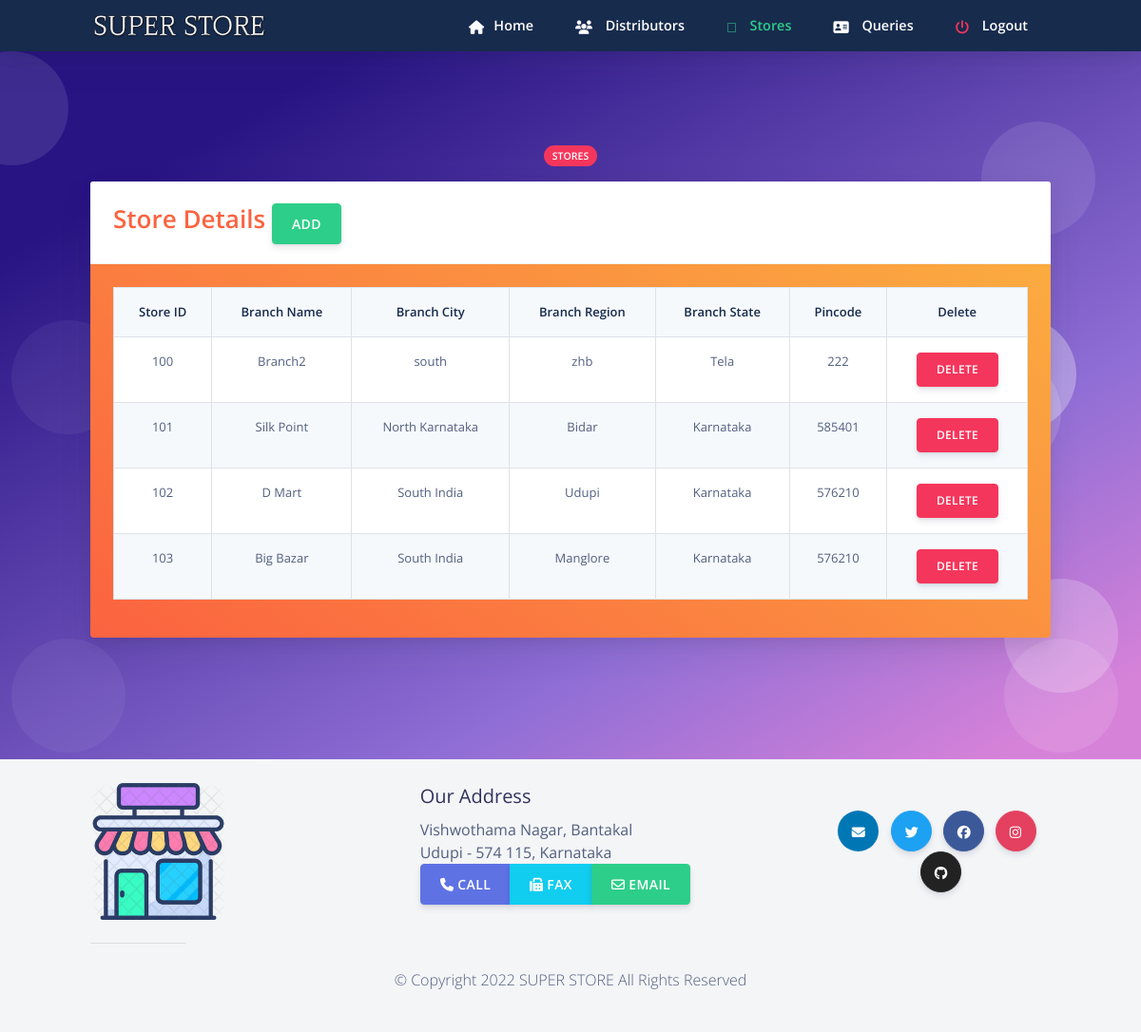
The page /admin/stored.php (signed in) on the database as committed earlier.
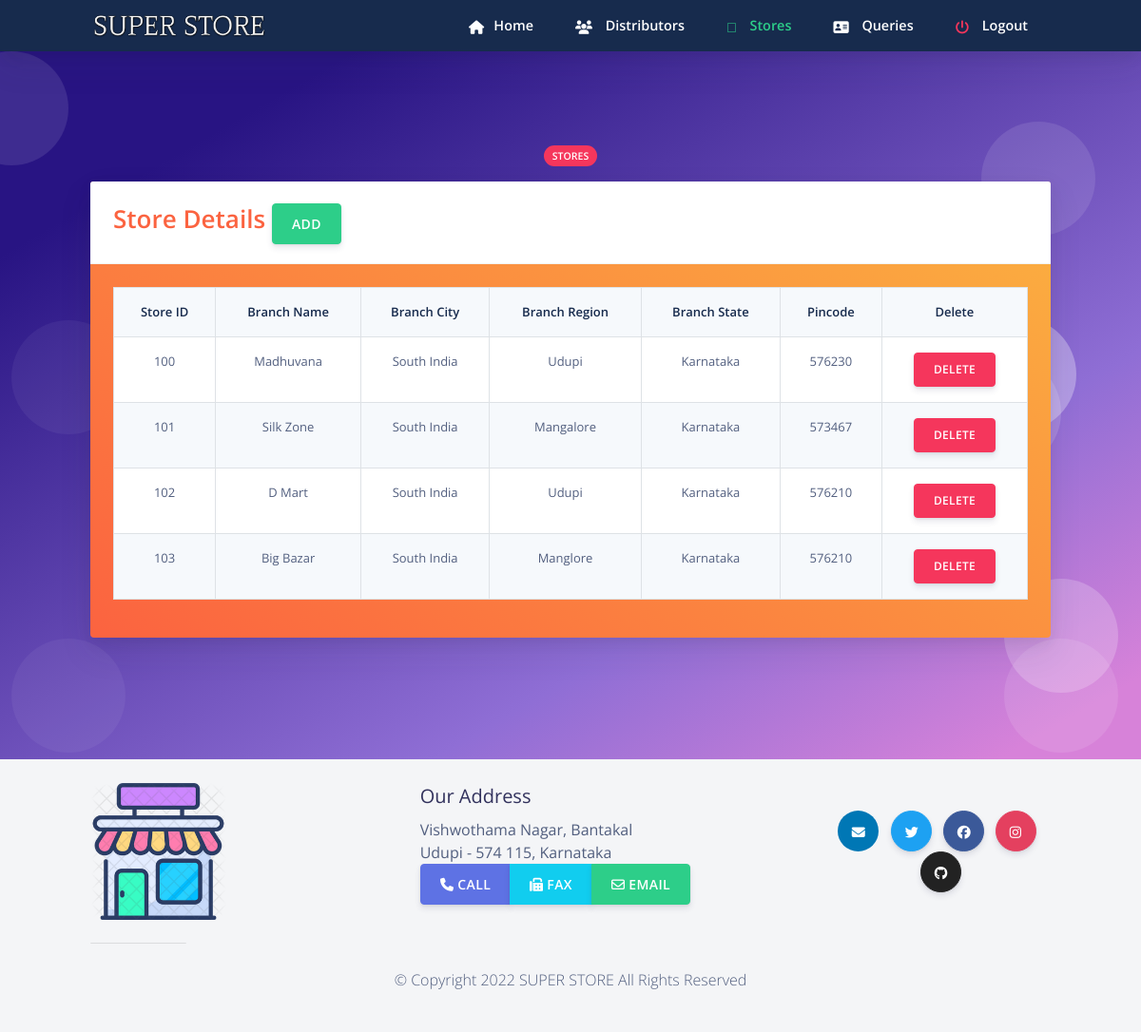
The same page on the database as committed later.
### tables this page shows
CREATE TABLE `store` (
  `SID` int(11) NOT NULL,
  `SPASS` varchar(20) NOT NULL DEFAULT 'admin',
  `SBRANCHNAME` varchar(20) NOT NULL,
  `SCITY` varchar(20) NOT NULL,
  `SREGION` varchar(20) NOT NULL,
  `SSTATE` varchar(20) NOT NULL,
  `SPCODE` int(11) NOT NULL
);

### admin/stored.php (the view, shortened to what this page needs)
<?php
include('session1.php');
?>
<!DOCTYPE html>
<html>
<head>
	<link rel="stylesheet" href="https://stackpath.bootstrapcdn.com/bootstrap/4.3.1/css/bootstrap.min.css"
>
	<link rel="stylesheet" href="https://pro.fontawesome.com/releases/v5.10.0/css/all.css"
/>
	<link rel="stylesheet" href=" https://cdnjs.cloudflare.com/ajax/libs/bootstrap-social/5.1.1/bootstrap-social.min.css "/>
  <link href="https://use.fontawesome.com/releases/v5.0.6/css/all.css" rel="stylesheet">
  <link href="../assets/css/nucleo-icons.css" rel="stylesheet" />
  <link href="../assets/css/nucleo-svg.css" rel="stylesheet" />
  <link rel="stylesheet" href="../assets/css/creativetim.min.css" type="text/css">
</head>
  <body class="bg-white" id="top">
    <nav
      id="navbar-main"
      class="
        navbar navbar-main navbar-expand-lg
        bg-default
        navbar-light
        position-sticky
        top-0
        shadow
        py-0
      "
    >
      <div class="container">
        <ul class="navbar-nav navbar-nav-hover align-items-lg-center">
          <li class="nav-item dropdown">
            <a href="../index.php" class="navbar-brand mr-lg-5 text-white">
                               <img src="../assets/img/nav.png" />
            </a>
          </li>
        </ul>
        <div class="navbar-collapse collapse bg-default" id="navbar_global">
          <ul class="navbar-nav align-items-lg-center ml-auto">
		  	 <li class="nav-item">
              <a href="dhome.php" class="nav-link">
                <span class="text-white nav-link-inner--text font-weight-bold"
                  ><i class="text-white fas fa-home"></i>Home </span
                >
              </a>
            </li>
			 <li class="nav-item">
              <a href="distd.php" class="nav-link">
                <span class="text-white nav-link-inner--text font-weight-bold"
                  ><i class="text-white fas fa-users"></i> Distributors</span
                >
              </a>
            </li>
			<li class="nav-item">
              <a href="stored.php" class="nav-link">
                <span class="text-success nav-link-inner--text font-weight-bold"
                  ><i class="text-success fad fa-store-alt"></i> Stores</span
                >
              </a>
            </li>
			<li class="nav-item">
              <a href="viewmsg.php" class="nav-link">
                <span class="text-white nav-link-inner--text font-weight-bold"
                  ><i class="text-white fas fa-address-card"></i> Queries</span
                >
              </a>
            </li>
		   <li class="nav-item">
              <a href="logout1.php" class="nav-link">
                <span class="text-white nav-link-inner--text font-weight-bold"
                  ><i class="text-danger fas fa-power-off"></i> Logout</span
                >
              </a>
            </li>
          </ul>
        </div>
      </div>
    </nav>
  <section class="section section-shaped section-lg">
    <div class="shape shape-style-1 shape-primary">
      <span></span>
      <span></span>
      <span></span>
      <span></span>
      <span></span>
      <span></span>
      <span></span>
      <span></span>
      <span></span>
      <span></span>
    </div>
<div class="container ">
    	 <div class="row">
          <div class="col-md-8 mx-auto text-center">
            <span class="badge badge-danger badge-pill mb-3">Stores</span>
          </div>
        </div>
          <div class="row row-content">
            <div class="col-md-12 mb-3">
				<div class="card text-white bg-gradient-warning mb-3">
				  <div class="card-header">
				  <span class=" text-warning display-4" > Store Details  </span>
					 <button class=" btn btn-success pull-right" data-toggle="modal" data-target="#store">
                        ADD
                      </button>
				  </div>
				  <div class="card-body text-white">
				    <table class="table table-striped table-hover table-bordered bg-gradient-white text-center">
						<tr class="font-weight-bold text-default">
						  <th>Store ID</th>
						  <th>Branch Name</th>
						  <th>Branch City</th>
						  <th>Branch Region</th>
						  <th>Branch State</th>
						  <th>Pincode</th>
						  <th>Delete</th>
						</tr>
						<?php
					  $order59 ="call storedetails";
					  $food9 = mysqli_query($conn, $order59);
					  while($res = mysqli_fetch_assoc($food9))
					  {
						  $bname=$res['SBRANCHNAME'];
							$id=$res['SID'];
							$region=$res['SREGION'];
							$city=$res['SCITY'];
							$state=$res['SSTATE'];
							$pcode=$res['SPCODE'];
				 ?>
				<tr>
				<td><?php echo $id ?></td>
				  <td><?php echo $bname ?></td>
				  <td><?php echo $region ?></td>
				  <td><?php echo $city ?></td>
				  <td><?php echo $state ?></td>
				  <td><?php echo $pcode ?></td>
	<td data-label="delete"> <button class="btn btn-sm btn-danger" > <a href="deletestore.php?sid=<?php echo $id ?>" class="nav-link text-white"  data-toggle="tooltip">Delete</a> </button> </td>
					</tr>
			<?php
			}
				?>
				  </table>
				  </div>
				</div>
            </div>
          </div>
        </div>
</section>
    <?php require("footer.php");?>
</body>
</html>

### admin/footer.php (shortened to what this page needs)
<footer class="footer">
       <div class="container">
                   <div class="row">
               <div class="col-4 col-md-2   align-self-center">
                   <img class="align-text-center img-fluid"  src="../assets/img/logo.png" />
               </div>
               <div class="offset-sm-2 col-5 ">
                   <h5>Our Address</h5>
                   <address>
	              Vishwothama Nagar, Bantakal<br>
	              Udupi - 574 115, Karnataka<br>
	              <div class="btn-group text-center" role="group">
                   <a role="button" class="btn btn-primary" href="tel:+919448936339"><i class="fa fa-phone"></i> Call</a>
                   <a role="button" class="btn btn-info" href="tel:+918233294006"> <i class="fa fa-fax"></i> Fax</a>
                   <a role="button" class="btn btn-success" href="mailto:info@sode-edu.in"> <i class="fa fa-envelope-o"></i> Email</a>
               </div>
	           </address>
               </div>
               <div class="col-12 col-md-3 align-self-center">
           <div class="social-network  text-center">
      <button target="_blank" href="/" rel="nofollow" class="btn btn-icon-only btn-linkedin rounded-circle" data-toggle="tooltip" data-original-title="Mail Us">
           <span class="btn-inner--icon"><i class="fas fa-envelope"></i></span>
         </button>
         <button target="_blank" href="/" rel="nofollow" class="btn btn-icon-only btn-twitter rounded-circle" data-toggle="tooltip" data-original-title="Follow us">
           <span class="btn-inner--icon"><i class="fab fa-twitter"></i></span>
         </button>
         <button target="_blank" href="/" rel="nofollow" class="btn-icon-only rounded-circle btn btn-facebook" data-toggle="tooltip" data-original-title="Like us">
           <span class="btn-inner--icon"><i class="fab fa-facebook"></i></span>
         </button>
         <button target="_blank" href="/" rel="nofollow" class="btn btn-icon-only btn-instagram rounded-circle" data-toggle="tooltip" data-original-title="Follow us">
           <span class="btn-inner--icon"><i class="fab fa-instagram "></i></span>
         </button>
         <button target="_blank" href="/" rel="nofollow" class="btn btn-icon-only btn-github rounded-circle" data-toggle="tooltip" data-original-title="Star on Github">
           <span class="btn-inner--icon"><i class="fab fa-github"></i></span>
         </button>
			</div>
			</div>
          </div>
	   <hr>
          <div class="row justify-content-center">
                    <div class="col-auto">
                   <p>&copy; Copyright 2022 SUPER STORE All Rights Reserved </p>
               </div>
          </div>
       </div>
   </footer>

Rows that differ between the two databases and show on the page:
changed store id 100: SBRANCHNAME "Branch2" → "Madhuvana"; SREGION "south" → "South India"; SCITY "zhb" → "Udupi"; SSTATE "Tela" → "Karnataka"; SPCODE "222" → "576230"
changed store id 101: SBRANCHNAME "Silk Point" → "Silk Zone"; SREGION "North Karnataka" → "South India"; SCITY "Bidar" → "Mangalore"; SPCODE "585401" → "573467"
